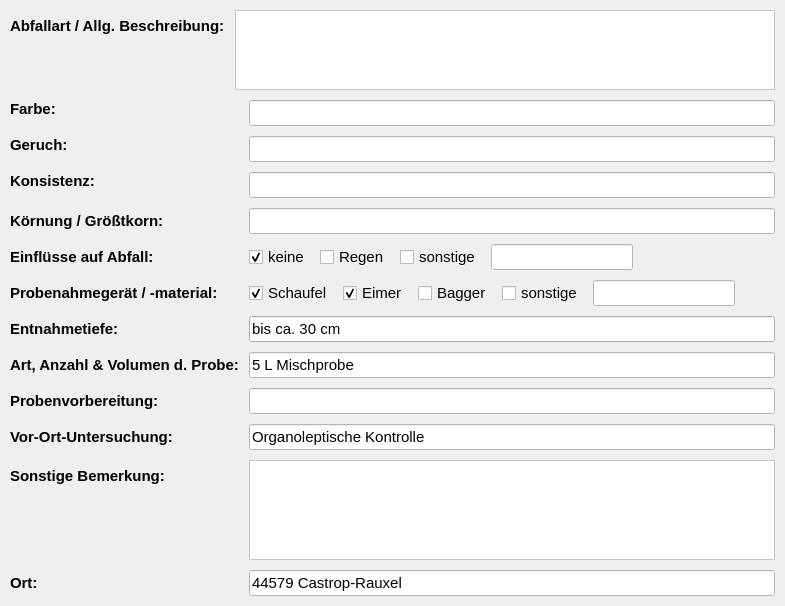
              <widget class="QWidget" name="tab_2">
               <attribute name="title">
                <string>Vor-Ort-Gelegenheiten</string>
               </attribute>
               <layout class="QVBoxLayout" name="verticalLayout_13">
                <property name="spacing">
                 <number>10</number>
                </property>
                <property name="leftMargin">
                 <number>10</number>
                </property>
                <property name="topMargin">
                 <number>10</number>
                </property>
                <property name="rightMargin">
                 <number>10</number>
                </property>
                <property name="bottomMargin">
                 <number>10</number>
                </property>
                <item>
                 <layout class="QFormLayout" name="formLayout_8">
                  <property name="horizontalSpacing">
                   <number>10</number>
                  </property>
                  <property name="verticalSpacing">
                   <number>10</number>
                  </property>
                  <item row="0" column="0">
                   <widget class="QLabel" name="label_63">
                    <property name="font">
                     <font>
                      <family>Leelawadee UI</family>
                      <pointsize>11</pointsize>
                      <weight>75</weight>
                      <bold>true</bold>
                     </font>
                    </property>
                    <property name="text">
                     <string>Abfallart / Allg. Beschreibung:</string>
                    </property>
                   </widget>
                  </item>
                  <item row="0" column="1">
                   <widget class="QTextEdit" name="textEdit_2">
                    <property name="sizePolicy">
                     <sizepolicy hsizetype="Preferred" vsizetype="Preferred">
                      <horstretch>0</horstretch>
                      <verstretch>0</verstretch>
                     </sizepolicy>
                    </property>
                    <property name="minimumSize">
                     <size>
                      <width>1</width>
                      <height>1</height>
                     </size>
                    </property>
                    <property name="maximumSize">
                     <size>
                      <width>16777215</width>
                      <height>80</height>
                     </size>
                    </property>
                    <property name="font">
                     <font>
                      <family>Leelawadee UI</family>
                      <pointsize>11</pointsize>
                     </font>
                    </property>
                    <property name="styleSheet">
                     <string notr="true">background-color: rgb(255, 255, 255);</string>
                    </property>
                   </widget>
                  </item>
                 </layout>
                </item>
                <item>
                 <layout class="QFormLayout" name="formLayout_7">
                  <property name="horizontalSpacing">
                   <number>10</number>
                  </property>
                  <property name="verticalSpacing">
                   <number>10</number>
                  </property>
                  <item row="3" column="0">
                   <widget class="QLabel" name="label_53">
                    <property name="font">
                     <font>
                      <family>Leelawadee UI</family>
                      <pointsize>11</pointsize>
                      <weight>75</weight>
                      <bold>true</bold>
                     </font>
                    </property>
                    <property name="text">
                     <string>Körnung / Größtkorn:</string>
                    </property>
                   </widget>
                  </item>
                  <item row="3" column="1">
                   <widget class="QLineEdit" name="lineEdit_39">
                    <property name="font">
                     <font>
                      <family>Leelawadee UI</family>
                      <pointsize>11</pointsize>
                     </font>
                    </property>
                    <property name="styleSheet">
                     <string notr="true">background-color: rgb(255, 255, 255);</string>
                    </property>
                   </widget>
                  </item>
                  <item row="4" column="0">
                   <widget class="QLabel" name="label_54">
                    <property name="font">
                     <font>
                      <family>Leelawadee UI</family>
                      <pointsize>11</pointsize>
                      <weight>75</weight>
                      <bold>true</bold>
                     </font>
                    </property>
                    <property name="text">
                     <string>Einflüsse auf Abfall:</string>
                    </property>
                   </widget>
                  </item>
                  <item row="4" column="1">
                   <layout class="QHBoxLayout" name="horizontalLayout_18">
                    <item>
                     <widget class="QCheckBox" name="checkBox_24">
                      <property name="font">
                       <font>
                        <family>Leelawadee UI</family>
                        <pointsize>11</pointsize>
                       </font>
                      </property>
                      <property name="text">
                       <string>keine</string>
                      </property>
                      <property name="checked">
                       <bool>true</bool>
                      </property>
                     </widget>
                    </item>
                    <item>
                     <widget class="QCheckBox" name="checkBox_34">
                      <property name="font">
                       <font>
                        <family>Leelawadee UI</family>
                        <pointsize>11</pointsize>
                       </font>
                      </property>
                      <property name="text">
                       <string>Regen</string>
                      </property>
                     </widget>
                    </item>
                    <item>
                     <layout class="QHBoxLayout" name="horizontalLayout_19">
                      <item>
                       <widget class="QCheckBox" name="checkBox_25">
                        <property name="font">
                         <font>
                          <family>Leelawadee UI</family>
                          <pointsize>11</pointsize>
                         </font>
                        </property>
                        <property name="text">
                         <string>sonstige</string>
                        </property>
                       </widget>
                      </item>
                      <item>
                       <widget class="QLineEdit" name="lineEdit_41">
                        <property name="font">
                         <font>
                          <family>Leelawadee UI</family>
                          <pointsize>11</pointsize>
                         </font>
                        </property>
                        <property name="styleSheet">
                         <string notr="true">background-color: rgb(255, 255, 255);</string>
                        </property>
                       </widget>
                      </item>
                      <item>
                       <spacer name="horizontalSpacer_17">
                        <property name="orientation">
                         <enum>Qt::Horizontal</enum>
                        </property>
                        <property name="sizeHint" stdset="0">
                         <size>
                          <width>40</width>
                          <height>20</height>
                         </size>
                        </property>
                       </spacer>
                      </item>
                     </layout>
                    </item>
                   </layout>
                  </item>
                  <item row="5" column="0">
                   <widget class="QLabel" name="label_55">
                    <property name="font">
                     <font>
                      <family>Leelawadee UI</family>
                      <pointsize>11</pointsize>
                      <weight>75</weight>
                      <bold>true</bold>
                     </font>
                    </property>
                    <property name="text">
                     <string>Probenahmegerät / -material:</string>
                    </property>
                   </widget>
                  </item>
                  <item row="5" column="1">
                   <layout class="QHBoxLayout" name="horizontalLayout_26">
                    <item>
                     <widget class="QCheckBox" name="checkBox_35">
                      <property name="font">
                       <font>
                        <family>Leelawadee UI</family>
                        <pointsize>11</pointsize>
                       </font>
                      </property>
                      <property name="text">
                       <string>Schaufel</string>
                      </property>
                      <property name="checked">
                       <bool>true</bool>
                      </property>
                     </widget>
                    </item>
                    <item>
                     <widget class="QCheckBox" name="checkBox_36">
                      <property name="font">
                       <font>
                        <family>Leelawadee UI</family>
                        <pointsize>11</pointsize>
                       </font>
                      </property>
                      <property name="text">
                       <string>Eimer</string>
                      </property>
                      <property name="checked">
                       <bool>true</bool>
                      </property>
                     </widget>
                    </item>
                    <item>
                     <widget class="QCheckBox" name="checkBox_38">
                      <property name="font">
                       <font>
                        <family>Leelawadee UI</family>
                        <pointsize>11</pointsize>
                       </font>
                      </property>
                      <property name="text">
                       <string>Bagger</string>
                      </property>
                     </widget>
                    </item>
                    <item>
                     <layout class="QHBoxLayout" name="horizontalLayout_27">
                      <item>
                       <widget class="QCheckBox" name="checkBox_37">
                        <property name="font">
                         <font>
                          <family>Leelawadee UI</family>
                          <pointsize>11</pointsize>
                         </font>
                        </property>
                        <property name="text">
                         <string>sonstige</string>
                        </property>
                       </widget>
                      </item>
                      <item>
                       <widget class="QLineEdit" name="lineEdit_48">
                        <property name="font">
                         <font>
                          <family>Leelawadee UI</family>
                          <pointsize>11</pointsize>
                         </font>
                        </property>
                        <property name="styleSheet">
                         <string notr="true">background-color: rgb(255, 255, 255);</string>
                        </property>
                       </widget>
                      </item>
                      <item>
                       <spacer name="horizontalSpacer_18">
                        <property name="orientation">
                         <enum>Qt::Horizontal</enum>
                        </property>
                        <property name="sizeHint" stdset="0">
                         <size>
                          <width>40</width>
                          <height>20</height>
                         </size>
                        </property>
                       </spacer>
                      </item>
                     </layout>
                    </item>
                   </layout>
                  </item>
                  <item row="6" column="0">
                   <widget class="QLabel" name="label_56">
                    <property name="font">
                     <font>
                      <family>Leelawadee UI</family>
                      <pointsize>11</pointsize>
                      <weight>75</weight>
                      <bold>true</bold>
                     </font>
                    </property>
                    <property name="text">
                     <string>Entnahmetiefe:</string>
                    </property>
                   </widget>
                  </item>
                  <item row="7" column="0">
                   <widget class="QLabel" name="label_57">
                    <property name="font">
                     <font>
                      <family>Leelawadee UI</family>
                      <pointsize>11</pointsize>
                      <weight>75</weight>
                      <bold>true</bold>
                     </font>
                    </property>
                    <property name="text">
                     <string>Art, Anzahl &amp; Volumen d. Probe:</string>
                    </property>
                   </widget>
                  </item>
                  <item row="7" column="1">
                   <widget class="QLineEdit" name="lineEdit_40">
                    <property name="font">
                     <font>
                      <family>Leelawadee UI</family>
                      <pointsize>11</pointsize>
                     </font>
                    </property>
                    <property name="styleSheet">
                     <string notr="true">background-color: rgb(255, 255, 255);</string>
                    </property>
                    <property name="text">
                     <string>5 L Mischprobe</string>
                    </property>
                   </widget>
                  </item>
                  <item row="8" column="0">
                   <widget class="QLabel" name="label_58">
                    <property name="font">
                     <font>
                      <family>Leelawadee UI</family>
                      <pointsize>11</pointsize>
                      <weight>75</weight>
                      <bold>true</bold>
                     </font>
                    </property>
                    <property name="text">
                     <string>Probenvorbereitung:</string>
                    </property>
                   </widget>
                  </item>
                  <item row="8" column="1">
                   <widget class="QLineEdit" name="lineEdit_43">
                    <property name="font">
                     <font>
                      <family>Leelawadee UI</family>
                      <pointsize>11</pointsize>
                     </font>
                    </property>
                    <property name="styleSheet">
                     <string notr="true">background-color: rgb(255, 255, 255);</string>
                    </property>
                   </widget>
                  </item>
                  <item row="9" column="0">
                   <widget class="QLabel" name="label_59">
                    <property name="font">
                     <font>
                      <family>Leelawadee UI</family>
                      <pointsize>11</pointsize>
                      <weight>75</weight>
                      <bold>true</bold>
                     </font>
                    </property>
                    <property name="text">
                     <string>Vor-Ort-Untersuchung:</string>
                    </property>
                   </widget>
                  </item>
                  <item row="9" column="1">
                   <layout class="QHBoxLayout" name="horizontalLayout_22">
                    <item>
                     <widget class="QLineEdit" name="lineEdit_44">
                      <property name="font">
                       <font>
                        <family>Leelawadee UI</family>
                        <pointsize>11</pointsize>
                       </font>
                      </property>
                      <property name="styleSheet">
                       <string notr="true">background-color: rgb(255, 255, 255);</string>
                      </property>
                      <property name="text">
                       <string>Organoleptische Kontrolle</string>
                      </property>
                     </widget>
                    </item>
                   </layout>
                  </item>
                  <item row="10" column="0">
                   <widget class="QLabel" name="label_64">
                    <property name="font">
                     <font>
                      <family>Leelawadee UI</family>
                      <pointsize>11</pointsize>
                      <weight>75</weight>
                      <bold>true</bold>
                     </font>
                    </property>
                    <property name="text">
                     <string>Sonstige Bemerkung:</string>
                    </property>
                   </widget>
                  </item>
                  <item row="10" column="1">
                   <widget class="QTextEdit" name="textEdit_3">
                    <property name="minimumSize">
                     <size>
                      <width>0</width>
                      <height>0</height>
                     </size>
                    </property>
                    <property name="maximumSize">
                     <size>
                      <width>16777215</width>
                      <height>100</height>
                     </size>
                    </property>
                    <property name="font">
                     <font>
                      <family>Leelawadee UI</family>
                      <pointsize>11</pointsize>
                     </font>
                    </property>
                    <property name="styleSheet">
                     <string notr="true">background-color: rgb(255, 255, 255);</string>
                    </property>
                   </widget>
                  </item>
                  <item row="11" column="0">
                   <widget class="QLabel" name="label_65">
                    <property name="font">
                     <font>
                      <family>Leelawadee UI</family>
                      <pointsize>11</pointsize>
                      <weight>75</weight>
                      <bold>true</bold>
                     </font>
                    </property>
                    <property name="text">
                     <string>Ort:</string>
                    </property>
                   </widget>
                  </item>
                  <item row="11" column="1">
                   <widget class="QLineEdit" name="lineEdit_42">
                    <property name="font">
                     <font>
                      <family>Leelawadee UI</family>
                      <pointsize>11</pointsize>
                     </font>
                    </property>
                    <property name="styleSheet">
                     <string notr="true">background-color: rgb(255, 255, 255);</string>
                    </property>
                    <property name="text">
                     <string>44579 Castrop-Rauxel</string>
                    </property>
                    <property name="readOnly">
                     <bool>true</bool>
                    </property>
                   </widget>
                  </item>
                  <item row="6" column="1">
                   <widget class="QLineEdit" name="lineEdit_3">
                    <property name="font">
                     <font>
                      <family>Leelawadee UI</family>
                      <pointsize>11</pointsize>
                     </font>
                    </property>
                    <property name="text">
                     <string>bis ca. 30 cm</string>
                    </property>
                   </widget>
                  </item>
                  <item row="2" column="0">
                   <widget class="QLabel" name="label_62">
                    <property name="sizePolicy">
                     <sizepolicy hsizetype="Fixed" vsizetype="Fixed">
                      <horstretch>0</horstretch>
                      <verstretch>0</verstretch>
                     </sizepolicy>
                    </property>
                    <property name="font">
                     <font>
                      <family>Leelawadee UI</family>
                      <pointsize>11</pointsize>
                      <weight>75</weight>
                      <bold>true</bold>
                     </font>
                    </property>
                    <property name="text">
                     <string>Konsistenz:</string>
                    </property>
                   </widget>
                  </item>
                  <item row="1" column="0">
                   <widget class="QLabel" name="label_61">
                    <property name="sizePolicy">
                     <sizepolicy hsizetype="Fixed" vsizetype="Fixed">
                      <horstretch>0</horstretch>
                      <verstretch>0</verstretch>
                     </sizepolicy>
                    </property>
                    <property name="font">
                     <font>
                      <family>Leelawadee UI</family>
                      <pointsize>11</pointsize>
                      <weight>75</weight>
                      <bold>true</bold>
                     </font>
                    </property>
                    <property name="text">
                     <string>Geruch:</string>
                    </property>
                   </widget>
                  </item>
                  <item row="0" column="0">
                   <widget class="QLabel" name="label_60">
                    <property name="sizePolicy">
                     <sizepolicy hsizetype="Fixed" vsizetype="Fixed">
                      <horstretch>0</horstretch>
                      <verstretch>0</verstretch>
                     </sizepolicy>
                    </property>
                    <property name="font">
                     <font>
                      <family>Leelawadee UI</family>
                      <pointsize>11</pointsize>
                      <weight>75</weight>
                      <bold>true</bold>
                     </font>
                    </property>
                    <property name="text">
                     <string>Farbe:</string>
                    </property>
                   </widget>
                  </item>
                  <item row="0" column="1">
                   <widget class="QLineEdit" name="lineEdit_45">
                    <property name="sizePolicy">
                     <sizepolicy hsizetype="Preferred" vsizetype="Fixed">
                      <horstretch>0</horstretch>
                      <verstretch>0</verstretch>
                     </sizepolicy>
                    </property>
                    <property name="font">
                     <font>
                      <family>Leelawadee UI</family>
                      <pointsize>11</pointsize>
                     </font>
                    </property>
                    <property name="styleSheet">
                     <string notr="true">background-color: rgb(255, 255, 255);</string>
                    </property>
                   </widget>
                  </item>
                  <item row="1" column="1">
                   <widget class="QLineEdit" name="lineEdit_46">
                    <property name="sizePolicy">
                     <sizepolicy hsizetype="Preferred" vsizetype="Fixed">
                      <horstretch>0</horstretch>
                      <verstretch>0</verstretch>
                     </sizepolicy>
                    </property>
                    <property name="font">
                     <font>
                      <family>Leelawadee UI</family>
                      <pointsize>11</pointsize>
                     </font>
                    </property>
                    <property name="styleSheet">
                     <string notr="true">background-color: rgb(255, 255, 255);</string>
                    </property>
                   </widget>
                  </item>
                  <item row="2" column="1">
                   <widget class="QLineEdit" name="lineEdit_47">
                    <property name="sizePolicy">
                     <sizepolicy hsizetype="Preferred" vsizetype="Fixed">
                      <horstretch>0</horstretch>
                      <verstretch>0</verstretch>
                     </sizepolicy>
                    </property>
                    <property name="font">
                     <font>
                      <family>Leelawadee UI</family>
                      <pointsize>11</pointsize>
                     </font>
                    </property>
                    <property name="styleSheet">
                     <string notr="true">background-color: rgb(255, 255, 255);</string>
                    </property>
                   </widget>
                  </item>
                 </layout>
                </item>
               </layout>
              </widget>
